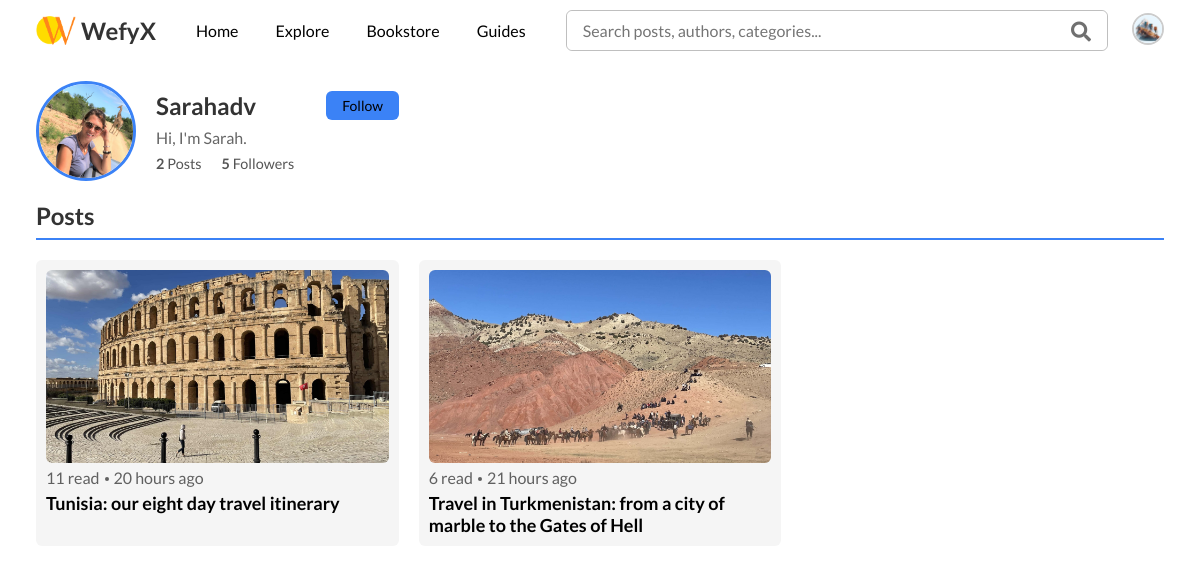
The page /Sarahadv/ (signed in) on the database its author committed.
### accounts/models.py (models this page shows, shortened)
class CustomUser(AbstractUser):
    bio = models.TextField(blank=True, null=True)
    profile_picture = models.ImageField(upload_to='profile_pics/', blank=True, null=True)
    location = models.CharField(max_length=100, blank=True, null=True)
    email = models.EmailField(blank=True, null=True, unique=False)
    followers = models.ManyToManyField(
        'self',
        symmetrical=False,
        related_name='following',
        blank=True
    )

### HOME/models.py (models this page shows, shortened)
class Post(models.Model):  # Renamed from PostList
    post_category = models.ForeignKey(
        Category,
        on_delete=models.SET_NULL,
        null=True,
        blank=True,
        related_name='posts'
    )
    post_title = models.CharField(max_length=150)
    description = HTMLField()  # This will render TinyMCE in Django admin
    image = models.ImageField(upload_to='blog_images/')
    read_count = models.PositiveIntegerField(default=0)
    created_at = models.DateTimeField(auto_now_add=True, db_index=True)      #published
    post_slug = AutoSlugField(populate_from="post_title", unique=True)
    author = models.ForeignKey(settings.AUTH_USER_MODEL, on_delete=models.CASCADE, related_name='posts', null=True, blank=True)
    @property
    def time_since_posted(self):
        now = timezone.now()
        diff = now - self.created_at
        seconds = diff.total_seconds()
        minutes = int(seconds // 60)
        hours = int(minutes // 60)
        days = diff.days
        weeks = days // 7
        months = days // 30
        years = days // 365
        if seconds < 60:
            return "just now"
        elif minutes < 60:
            return f"{minutes} minute{'s' if minutes != 1 else ''} ago"
        elif hours < 24:
            return f"{hours} hour{'s' if hours != 1 else ''} ago"
        elif days < 7:
            return f"{days} day{'s' if days != 1 else ''} ago"
        elif weeks < 5:
            return f"{weeks} week{'s' if weeks != 1 else ''} ago"
        elif months < 12:
            return f"{months} month{'s' if months != 1 else ''} ago"
        else:
            return f"{years} year{'s' if years != 1 else ''} ago"
    class Meta:
        ordering = ['-created_at']  # Default ordering: newest posts first

### HOME/views.py (the view)
# urls.py: path('<str:username>/', views.profile_detail, name='profile_detail'),
def profile_detail(request, username):
    user = get_object_or_404(CustomUser, username=username)
    user_posts = user.posts.all()
    return render(request, 'accounts/author_detail.html', {
        'profile_user': user,
        'user_posts': user_posts
    })

### templates/accounts/author_detail.html (shortened to what this page needs)
{% extends "base.html" %}
{% load static %}
{% block content %}
<link rel="stylesheet" href="{% static 'css/author_detail.css' %}">
<div class="container">
    <section id="profile" class="content-section">
        <div id="profile-view">
            <div class="profile">
                <div class="profile-info-container">
                    {% if profile_user.profile_picture %}
                    <img src="{{ profile_user.profile_picture.url }}"
                        alt="{{ profile_user.get_full_name|default:profile_user.username }}'s Avatar" />
                    {% else %}
                    <img src="{% static 'images/user.png' %}" alt="Default Avatar" />
                    {% endif %}
                    <div class="profile-info">
                        <div class="name-follow-btn">
                            <h2 id="profile-name">{{ profile_user.username }}</h2>
                            {% if request.user.is_authenticated %}
                            {% if request.user == profile_user %}
                            <a href="{% url 'profileEdit' %}" class="follow-btn">Edit Profile</a>
                            {% else %}
                            <button id="follow-btn" class="follow-btn"
                                onclick="toggleFollow('{{ profile_user.username }}')">
                                {% if request.user in profile_user.followers.all %}
                                Unfollow
                                {% else %}
                                Follow
                                {% endif %}
                            </button>
                            {% endif %}
                            {% else %}
                            <a href="{% url 'login' %}" class="follow-btn">Follow</a>
                            {% endif %}
                        </div>
                        <p id="profile-bio">
                            {{ profile_user.bio}}
                        </p>
                        <div class="profile-stats">
                            <span><strong id="profile-posts-count">{{ user_posts|length }}</strong> Posts</span>
                            <span><strong id="profile-followers-count">{{ profile_user.followers.count }}</strong> Followers</span>
                        </div>
                    </div>
                </div>
            </div>
            <div class="post_hr_line">
                <h2>Posts</h2>
            </div>
            <div>
                <div class="all-pst">
                    <div class="card-list">
                        {% for post in user_posts %}
                        <div class="card" onclick="window.location.href='{% url 'post_detail' post.post_slug %}'">
                            <img src="{{ post.image.url|default:'' }}" alt="{{ post.post_title|default:'Post image' }}"
                                loading="lazy">
                            <div class="read--time">
                                <span>{{ post.read_count|default:0 }} read</span>
                                <div class="dot" aria-hidden="true"></div>
                                <span>{{ post.time_since_posted|default:'' }}</span>
                            </div>
                            <h2>{{ post.post_title|default:'Untitled' }}</h2>
                        </div>
                        {% empty %}
                        <p>No posts available.</p>
                        {% endfor %}
                    </div>
                </div>
            </div>
        </div>
    </section>
</div>
{% endblock %}

### templates/base.html (shortened to what this page needs)
{% load static %}
<!DOCTYPE html>
<html lang="en">
<head>
    <link rel="stylesheet" href="{%static 'css/style.css' %}" type="text/css">
    <link rel="stylesheet" href="https://cdnjs.cloudflare.com/ajax/libs/font-awesome/5.15.4/css/all.min.css">
    <link href='https://unpkg.com/boxicons@2.1.4/css/boxicons.min.css' rel='stylesheet'>
</head>
<body>
    <main>
        <header>
            <div class="navbar">
                <div class="logo">
                    <img src="/static/images/we.png" alt="WefyX logo">
                    <h2>WefyX</h2>
                </div>
                <nav>
                    <a href="{% url 'home' %}"
                        class="{% if request.resolver_match.url_name == 'home' %}active{% endif %}">Home</a>
                    <a href="{% url 'explore' %}"
                        class="{% if request.resolver_match.url_name == 'explore' %}active{% endif %}">Explore</a>
                    <a href="{% url 'bookstore' %}"
                        class="{% if request.resolver_match.url_name == 'bookstore' %}active{% endif %}">Bookstore</a>
                    <a href="{% url 'guides' %}"
                        class="{% if request.resolver_match.url_name == 'guides' %}active{% endif %}">Guides</a>
                </nav>
                <div class="search_bar">
                    <form action="{% url 'search_results' %}" method="get">
                        <input type="text" placeholder="Search posts, authors, categories..." name="search_query"
                            value="{{ search_query|default:'' }}">
                        <button title="Search" type="submit">
                            <i class="fa fa-search icon-search"></i>
                        </button>
                    </form>
                </div>
                <div class="user-account">
                    {% if user.is_authenticated %}
                    <div class="profile-container">
                        {% if user.profile_picture %}
                        <img src="{{ user.profile_picture.url }}" alt="Profile Picture" class="profile-icon"
                            id="profile-icon">
                        {% else %}
                        <img src="{% static 'images/user.png' %}" alt="Default Profile Picture" class="profile-icon"
                            id="profile-icon">
                        {% endif %}
                    </div>
                    {% else %}
                    <a href="{% url 'signup' %}" class="btn sign-up" title="Create account">Sign in</a>
                    {% endif %}
                </div>
            </div>
        </header>
        {% block content %}{% endblock %}
    </main>
</body>
</html>

### static/css/style.css (style rules this page uses)
* { margin: 0; padding: 0; font-family: "Lato", sans-serif; box-sizing: border-box; text-decoration: none; }
html { scroll-behavior: smooth; }
:root { --btn-color: #007bff; --font-color: #fff; --my-font-size: 16px; }
main { padding: 0 3vw; }
header { width: 100%; position: sticky; top: 0; z-index: 9; background-color: white; padding: 10px 0px 10px; }
header .navbar { display: flex; align-items: center; justify-content: space-between; gap: 2vw; }
.logo { display: flex; align-items: center; gap: 5px; cursor: pointer; }
.logo img { width: 40px; }
header nav { display: flex; align-items: center; gap: 5px; }
header nav a { padding: 8px 16px; font-size: var(--my-font-size); color: black; transition: transform 0.3s ease-in-out; border-radius: 6px; }
header .search_bar { width: 100%; border: 1px solid #bfbfbf; border-radius: 6px; }
header .search_bar form { display: flex; }
header .search_bar form button { padding: 0 16px; font-size: 20px; color: black; cursor: pointer; border: none; border-radius: 0px 6px 6px 0px; background-color: white; }
header .search_bar form button i { color: #707070; transition: color 0.2s ease-in-out; }
header .search_bar input { width: 100%; padding: 10px 16px; padding-left: 16px; outline: 0; border: none; border-radius: 6px 0px 0px 6px; font-size: var(--my-font-size); }
header .user-account { display: flex; align-items: center; gap: 10px; }
.card-list { display: grid; grid-template-columns: repeat(auto-fill, minmax(300px, 1fr)); gap: 30px 20px; }
.card { margin: 0 auto; display: flex; flex-direction: column; gap: 5px; padding: 10px; cursor: pointer; background-color: #f5f5f5; border-radius: 6px; }
.card img { width: 100%; aspect-ratio: 16/9; border-radius: 6px; object-fit: cover; }
.card h2 { color: black; font-size: 18px; overflow: hidden; display: -webkit-box; -webkit-line-clamp: 3; line-clamp: 3; -webkit-box-orient: vertical; }
.read--time { display: flex; align-items: center; font-size: var(--my-font-size); color: #606060; }
.read--time .dot { width: 4px; height: 4px; background-color: #606060; margin-inline: 5px; margin-top: 4px; border-radius: 50%; }

### static/css/author_detail.css (style rules this page uses)
html, body { margin: 0; padding: 0; height: 100%; font-family: "Segoe UI", Tahoma, Geneva, Verdana, sans-serif; color: #333; }
.profile { padding-top: 20px; padding-bottom: 20px; }
.profile-info-container { display: flex; align-items: center; gap: 20px; }
.name-follow-btn { display: flex; }
.follow-btn { background-color: #3b82f6; height: fit-content; padding: 6px 16px; font-size: 14px; outline: none; border: none; border-radius: 6px; margin-left: 70px; cursor: pointer; }
.profile img { width: 100px; height: 100px; border-radius: 50%; object-fit: cover; border: 3px solid #3b82f6; }
.profile-info h2 { margin: 0 0 8px; }
.profile-info p { margin: 0; color: #666; }
.profile-stats { display: flex; gap: 20px; margin-top: 0.5rem; }
.profile-stats span { font-size: 0.9rem; color: #555; }
.post_hr_line { border-bottom: 2px solid #3b82f6; padding-bottom: 8px; margin: 0 0 20px; gap: 20px; display: flex; align-items: center; }

### templates/base.html (style rules this page uses)
.profile-container { position: relative; display: inline-block; }
.profile-icon { width: 40px; height: 40px; border-radius: 50%; cursor: pointer; object-fit: cover; border: 2px solid #ccc; }
.user-account { display: flex; align-items: center; gap: 10px; }
.profile-icon { width: 32px; height: 32px; border-radius: 50%; }

### rows shown on the page
CustomUser: profile_picture (picture)
CustomUser: profile_picture (picture), username "Sarahadv", bio "Hi, I'm Sarah.", followers.count "5"
Post: image (picture), read_count "11", time_since_posted "20 hours ago", post_title "Tunisia: our eight day travel itinerary"
Post: image (picture), read_count "6", time_since_posted "21 hours ago", post_title "Travel in Turkmenistan: from a city of marble to the Gates of Hell"

### other values the page prints
{{ user_posts|length }} "2"
